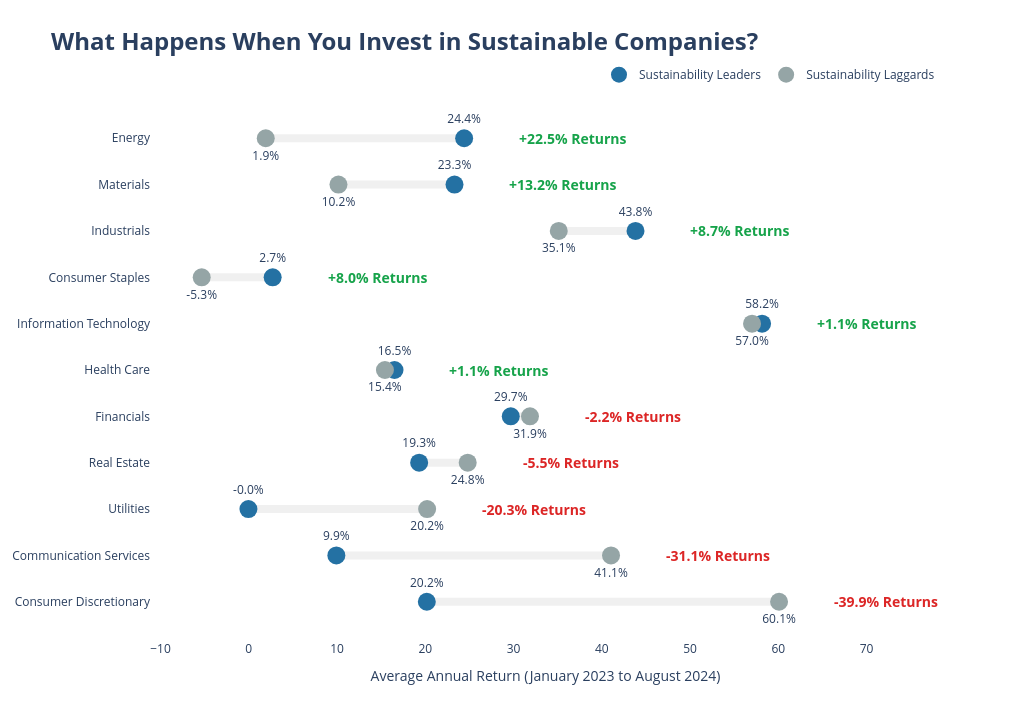

Notebook code cell kept with this figure:
### Markdown cell above
## 10. Sustainability Leaders vs. Laggards Within Each Sector

To isolate the ESG effect from sector-level differences, this chart compares the average returns of companies in the top half of the ESG distribution (Leaders) versus the bottom half (Laggards) **within each sector**. This controls for sector membership and isolates the company-level ESG signal.

### Code cell
esg_ld = esg.copy()
esg_ld['ESG_Group'] = esg_ld.groupby('GICS Sector')['totalEsg'].transform(
    lambda x: pd.qcut(x, 2, labels=['Laggards','Leaders'])
)

stats = (esg_ld.groupby(['GICS Sector','ESG_Group'])['Return (%)'].mean()
         .unstack().rename(columns={'Leaders':'Leaders','Laggards':'Laggards'}))
stats['Extra_Return'] = stats['Leaders'] - stats['Laggards']
stats = stats.sort_values('Extra_Return')

fig = go.Figure()
for sector in stats.index:
    leader, laggard, extra = stats.loc[sector,'Leaders'], stats.loc[sector,'Laggards'], stats.loc[sector,'Extra_Return']
    fig.add_trace(go.Scatter(x=[laggard, leader], y=[sector, sector], mode='lines',
                             line=dict(color='#F0F0F0', width=8), showlegend=False))
    fig.add_annotation(x=max(leader, laggard)+6, y=sector, showarrow=False, xanchor='left',
                       text=f'<b>{extra:+.1f}% Returns</b>',
                       font=dict(color=GREEN if extra > 0 else RED, size=14))

fig.add_trace(go.Scatter(x=stats['Leaders'],  y=stats.index,
    name='Sustainability Leaders', mode='markers+text',
    text=[f'{x:.1f}%' for x in stats['Leaders']], textposition='top center',
    marker=dict(color='#2471A3', size=18)))

fig.add_trace(go.Scatter(x=stats['Laggards'], y=stats.index,
    name='Sustainability Laggards', mode='markers+text',
    text=[f'{x:.1f}%' for x in stats['Laggards']], textposition='bottom center',
    marker=dict(color='#95A5A6', size=18)))

fig.update_layout(
    title=dict(
        text='<b>What Happens When You Invest in Sustainable Companies?</b>',
        font=dict(size=24)  # increase this value
    ),
    xaxis_title='Average Annual Return (January 2023 to August 2024)',
    plot_bgcolor='white',
    paper_bgcolor='white',
    height=720,
    width=1020,
    legend=dict(orientation='h', yanchor='bottom', y=1.02, xanchor='right', x=1)
)
fig.write_image(f'{GRAPHS_DIR}/fig_leaders_laggards.png')
fig.show()

### Figure 1 — Plotly figure (JSON) as saved in the notebook; plotly's stock layout.template omitted (floating-point values rounded to 4 significant figures)
{"data": [{"line": {"color": "#F0F0F0", "width": 8}, "mode": "lines", "showlegend": false, "type": "scatter", "x": [60.09, 20.18], "y": ["Consumer Discretionary", "Consumer Discretionary"]}, {"line": {"color": "#F0F0F0", "width": 8}, "mode": "lines", "showlegend": false, "type": "scatter", "x": [41.05, 9.926], "y": ["Communication Services", "Communication Services"]}, {"line": {"color": "#F0F0F0", "width": 8}, "mode": "lines", "showlegend": false, "type": "scatter", "x": [20.21, -0.0369], "y": ["Utilities", "Utilities"]}, {"line": {"color": "#F0F0F0", "width": 8}, "mode": "lines", "showlegend": false, "type": "scatter", "x": [24.81, 19.31], "y": ["Real Estate", "Real Estate"]}, {"line": {"color": "#F0F0F0", "width": 8}, "mode": "lines", "showlegend": false, "type": "scatter", "x": [31.87, 29.69], "y": ["Financials", "Financials"]}, {"line": {"color": "#F0F0F0", "width": 8}, "mode": "lines", "showlegend": false, "type": "scatter", "x": [15.43, 16.52], "y": ["Health Care", "Health Care"]}, {"line": {"color": "#F0F0F0", "width": 8}, "mode": "lines", "showlegend": false, "type": "scatter", "x": [57.03, 58.17], "y": ["Information Technology", "Information Technology"]}, {"line": {"color": "#F0F0F0", "width": 8}, "mode": "lines", "showlegend": false, "type": "scatter", "x": [-5.331, 2.711], "y": ["Consumer Staples", "Consumer Staples"]}, {"line": {"color": "#F0F0F0", "width": 8}, "mode": "lines", "showlegend": false, "type": "scatter", "x": [35.13, 43.82], "y": ["Industrials", "Industrials"]}, {"line": {"color": "#F0F0F0", "width": 8}, "mode": "lines", "showlegend": false, "type": "scatter", "x": [10.17, 23.32], "y": ["Materials", "Materials"]}, {"line": {"color": "#F0F0F0", "width": 8}, "mode": "lines", "showlegend": false, "type": "scatter", "x": [1.927, 24.41], "y": ["Energy", "Energy"]}, {"marker": {"color": "#2471A3", "size": 18}, "mode": "markers+text", "name": "Sustainability Leaders", "text": ["20.2%", "9.9%", "-0.0%", "19.3%", "29.7%", "16.5%", "58.2%", "2.7%", "43.8%", "23.3%", "24.4%"], "textposition": "top center", "type": "scatter", "x": [20.18, 9.926, -0.0369, 19.31, 29.69, 16.52, 58.17, 2.711, 43.82, 23.32, 24.41], "y": ["Consumer Discretionary", "Communication Services", "Utilities", "Real Estate", "Financials", "Health Care", "Information Technology", "Consumer Staples", "Industrials", "Materials", "Energy"]}, {"marker": {"color": "#95A5A6", "size": 18}, "mode": "markers+text", "name": "Sustainability Laggards", "text": ["60.1%", "41.1%", "20.2%", "24.8%", "31.9%", "15.4%", "57.0%", "-5.3%", "35.1%", "10.2%", "1.9%"], "textposition": "bottom center", "type": "scatter", "x": [60.09, 41.05, 20.21, 24.81, 31.87, 15.43, 57.03, -5.331, 35.13, 10.17, 1.927], "y": ["Consumer Discretionary", "Communication Services", "Utilities", "Real Estate", "Financials", "Health Care", "Information Technology", "Consumer Staples", "Industrials", "Materials", "Energy"]}], "layout": {"annotations": [{"font": {"color": "#DC2626", "size": 14}, "showarrow": false, "text": "<b>-39.9% Returns</b>", "x": 66.09, "xanchor": "left", "y": "Consumer Discretionary"}, {"font": {"color": "#DC2626", "size": 14}, "showarrow": false, "text": "<b>-31.1% Returns</b>", "x": 47.05, "xanchor": "left", "y": "Communication Services"}, {"font": {"color": "#DC2626", "size": 14}, "showarrow": false, "text": "<b>-20.3% Returns</b>", "x": 26.21, "xanchor": "left", "y": "Utilities"}, {"font": {"color": "#DC2626", "size": 14}, "showarrow": false, "text": "<b>-5.5% Returns</b>", "x": 30.81, "xanchor": "left", "y": "Real Estate"}, {"font": {"color": "#DC2626", "size": 14}, "showarrow": false, "text": "<b>-2.2% Returns</b>", "x": 37.87, "xanchor": "left", "y": "Financials"}, {"font": {"color": "#16A34A", "size": 14}, "showarrow": false, "text": "<b>+1.1% Returns</b>", "x": 22.52, "xanchor": "left", "y": "Health Care"}, {"font": {"color": "#16A34A", "size": 14}, "showarrow": false, "text": "<b>+1.1% Returns</b>", "x": 64.17, "xanchor": "left", "y": "Information Technology"}, {"font": {"color": "#16A34A", "size": 14}, "showarrow": false, "text": "<b>+8.0% Returns</b>", "x": 8.711, "xanchor": "left", "y": "Consumer Staples"}, {"font": {"color": "#16A34A", "size": 14}, "showarrow": false, "text": "<b>+8.7% Returns</b>", "x": 49.82, "xanchor": "left", "y": "Industrials"}, {"font": {"color": "#16A34A", "size": 14}, "showarrow": false, "text": "<b>+13.2% Returns</b>", "x": 29.32, "xanchor": "left", "y": "Materials"}, {"font": {"color": "#16A34A", "size": 14}, "showarrow": false, "text": "<b>+22.5% Returns</b>", "x": 30.41, "xanchor": "left", "y": "Energy"}], "height": 720, "legend": {"orientation": "h", "x": 1, "xanchor": "right", "y": 1.02, "yanchor": "bottom"}, "paper_bgcolor": "white", "plot_bgcolor": "white", "title": {"font": {"size": 24}, "text": "<b>What Happens When You Invest in Sustainable Companies?</b>"}, "width": 1020, "xaxis": {"title": {"text": "Average Annual Return (January 2023 to August 2024)"}}}}
